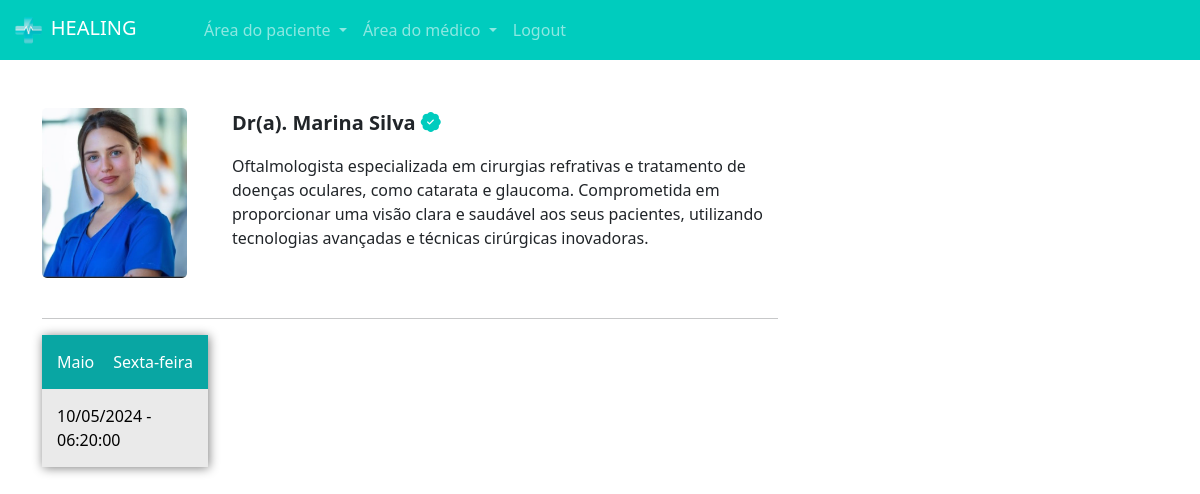
The page /paciente/escolher_horario/10 (signed in) on the database as committed earlier.
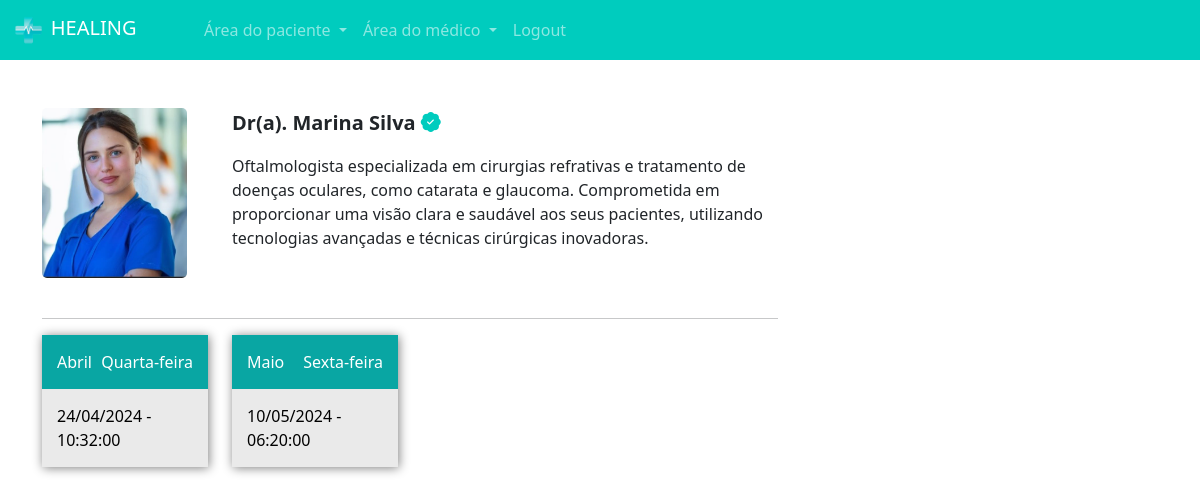
The same page on the database as committed later.
### medico/models.py (models this page shows)
class DatasAbertas(models.Model):
    data = models.DateTimeField()
    user = models.ForeignKey(User, on_delete=models.DO_NOTHING)
    agendado = models.BooleanField(default = False)
    def __str__(self):
        return self.data.strftime('%d/%m/%Y - %H:%M:%S')

### paciente/views.py (the view)
# urls.py: path('escolher_horario/<int:id_dados_medico>', views.escolher_horario, name='escolher_horario'),
def escolher_horario(request, id_dados_medico):
    if request.method == "GET":
        medico = DadosMedico.objects.get(id = id_dados_medico)
        datas_abertas = DatasAbertas.objects.filter(user=medico.user).filter(data__gte=datetime.now()).filter(agendado=False).order_by('data')
        return render(request, 'escolher_horario.html', {'medico': medico, 'datas_abertas': datas_abertas, 'is_medico':is_medico(request.user)})

### medico/models.py (called while the page is built)
def is_medico(user):
    return DadosMedico.objects.filter(user = user).exists()

### paciente/templates/escolher_horario.html (shortened to what this page needs)
{% extends "base.html" %}
{% load static %}
{% load humanize %}
{% block 'head' %}
    <link rel="stylesheet" href="{% static 'medicos/css/abrir_horario.css' %}">
    <link rel="stylesheet" href="{% static 'usuarios/css/usuarios.css' %}">
    <link rel="stylesheet" href="{% static 'medicos/css/cadastro_medico.css' %}">
    <link rel="stylesheet" href="{% static 'pacientes/css/home.css' %}">
    <link rel="stylesheet" href="https://cdn.jsdelivr.net/npm/bootstrap-icons@1.11.3/font/bootstrap-icons.min.css">
{% endblock 'head' %}
{% block 'body' %}
{% include 'partials/navbar.html' %}
    <div class="container">
        <br><br>
        <div class="row">
            <div class="col-md-8">
                <div class="row">
                    <div class="col-md-3"><img src="{{medico.foto.url}}" class="foto-perfil-card" alt=""></div>
                    <div class="col-md">
                        <p style="font-size: 20px" class="p-bold">Dr(a). {{medico.nome}} <i class="bi bi-patch-check-fill icon-main"></i></p>
                        <p>{{medico.descricao}}</p>
                    </div>
                </div>
                <br>
                <hr>
                <div class="row">
                    {%for data in datas_abertas%}
                        <div class="col-md-3">
                            <a class="link" href="{% url "agendar_horario" data.id %}">
                            <div class='selecionar-dia'>
                            <div class="header-dias">
                                <span class="mes">
                                {{data.data|date:"F"}}
                                </span>
                                <span class="dia-semana">
                                {{data.data|date:"l"}}
                                </span>
                            </div>
                            <div class="conteudo-data">
                                {{data}}
                            </div>
                            </div>
                            </a>
                            <br>
                        </div>
                    {%endfor%}
                </div>
            </div>
            <div class="col-md-4">
            </div>
        </div>
    </div>
{% endblock 'body' %}

Rows that differ between the two databases and show on the page:
added DatasAbertas: data "Abril", data "Quarta-feira", data "24/04/2024 - 10:32:00"
